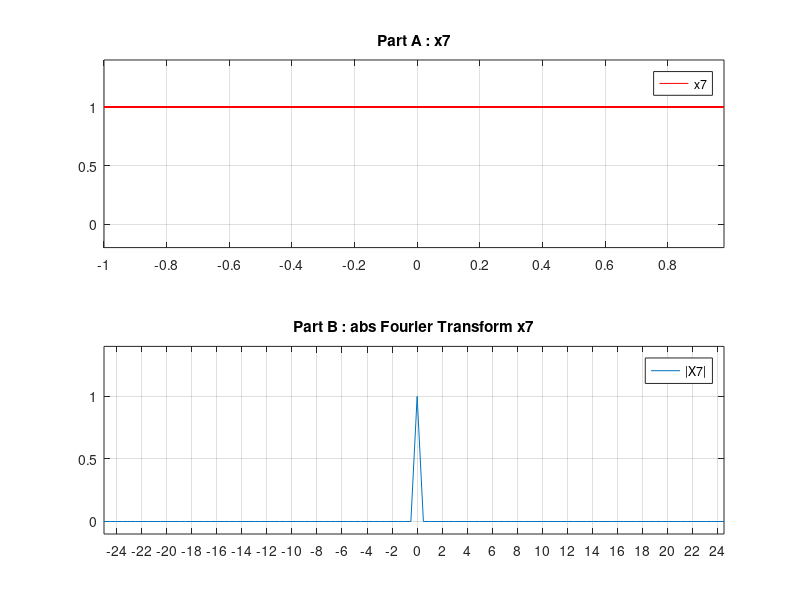

The MATLAB script that drew this image:
% x7 = 1
% =-=-=-=-=-=-=-=-=-=-=-=-=-=-=-=-=-=-=-=-=-=-=-=-=-=-=-=-=-=-=-=-=-=-=-=-=
% Signals And Systems
% Computer Assignment 3
% Chapter Number Two . Exercise Number One : 2.1
% Mohammad Mahdi Abdolhosseini
% Spring 2021
% =-=-=-=-=-=-=-=-=-=-=-=-=-=-=-=-=-=-=-=-=-=-=-=-=-=-=-=-=-=-=-=-=-=-=-=-=
clc; clear; close all;

fs = 50;
ts = 1/fs;

t_start = -1;
t_end = 1;
t = t_start : ts : t_end - ts;

T = t_end - t_start;
N = T/ts;
delta_f = 1/T;

x7 = ones(N);

figure
subplot(2,1,1)
plot(t, x7, 'r');
title('Part A : x7')
set(gca,'xtick', t_start - 1 : 0.2 : t_end, 'xlim', [t_start,t_end - ts])
set(gca,'ytick', 0 : 0.5 : 3, 'ylim', [-0.2,1.4])
legend('x7')
grid on

y7 = fftshift(fft(x7));
f = -fs/2 : fs/N : fs/2 - fs/N;

subplot(2,1,2)
y7new = y7/max(abs(y7));
plot(f, abs(y7new));
title('Part B : abs Fourier Transform x7')
set(gca,'xtick', -fs/2 - 1 : 2 : fs/2 - fs/N, 'xlim', [-fs/2,fs/2 - fs/N])
set(gca,'ytick', -1 : 0.5 : 3, 'ylim', [-0.1,1.4])
legend('|X7|')
grid on
